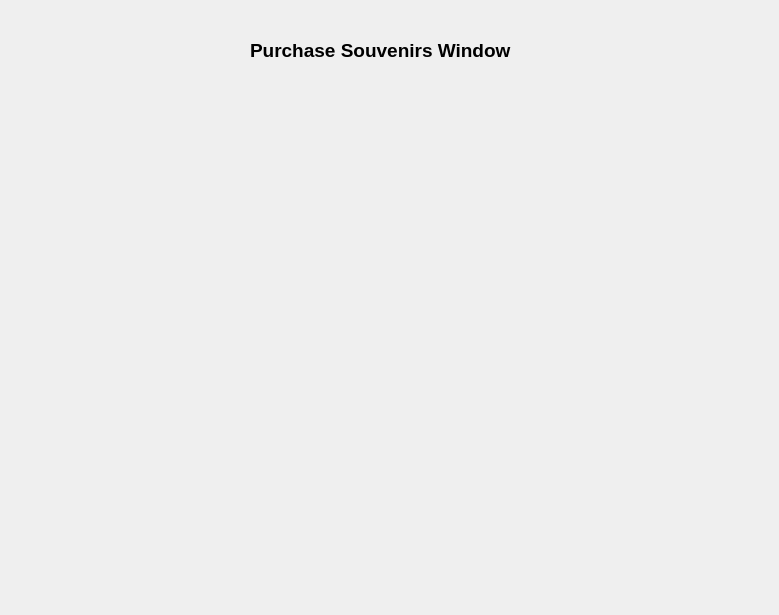
<?xml version="1.0" encoding="UTF-8"?>
<ui version="4.0">
 <class>PurchaseSouvenirs</class>
 <widget class="QDialog" name="PurchaseSouvenirs">
  <property name="geometry">
   <rect>
    <x>0</x>
    <y>0</y>
    <width>779</width>
    <height>615</height>
   </rect>
  </property>
  <property name="windowTitle">
   <string>Dialog</string>
  </property>
  <widget class="QLabel" name="label">
   <property name="geometry">
    <rect>
     <x>250</x>
     <y>10</y>
     <width>321</width>
     <height>81</height>
    </rect>
   </property>
   <property name="font">
    <font>
     <pointsize>14</pointsize>
     <weight>75</weight>
     <bold>true</bold>
    </font>
   </property>
   <property name="text">
    <string>Purchase Souvenirs Window</string>
   </property>
  </widget>
 </widget>
 <resources/>
 <connections/>
</ui>
